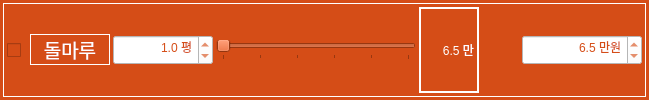
                 <widget class="QFrame" name="frame_116">
                  <property name="minimumSize">
                   <size>
                    <width>0</width>
                    <height>30</height>
                   </size>
                  </property>
                  <property name="maximumSize">
                   <size>
                    <width>16777215</width>
                    <height>16777215</height>
                   </size>
                  </property>
                  <property name="font">
                   <font>
                    <family>나눔고딕 ExtraBold</family>
                    <pointsize>9</pointsize>
                    <weight>9</weight>
                    <italic>false</italic>
                    <bold>false</bold>
                   </font>
                  </property>
                  <property name="styleSheet">
                   <string notr="true">background-color: rgb(213, 77, 23);
font: 75 9pt &quot;나눔고딕 ExtraBold&quot;;</string>
                  </property>
                  <layout class="QHBoxLayout" name="horizontalLayout_263">
                   <property name="leftMargin">
                    <number>3</number>
                   </property>
                   <property name="topMargin">
                    <number>3</number>
                   </property>
                   <property name="rightMargin">
                    <number>3</number>
                   </property>
                   <property name="bottomMargin">
                    <number>3</number>
                   </property>
                   <item>
                    <widget class="QFrame" name="horizontalFrame_18">
                     <property name="styleSheet">
                      <string notr="true">color: rgb(255, 255, 255);</string>
                     </property>
                     <property name="frameShape">
                      <enum>QFrame::Box</enum>
                     </property>
                     <layout class="QHBoxLayout" name="horizontalLayout_90">
                      <property name="spacing">
                       <number>3</number>
                      </property>
                      <property name="leftMargin">
                       <number>3</number>
                      </property>
                      <property name="topMargin">
                       <number>3</number>
                      </property>
                      <property name="rightMargin">
                       <number>3</number>
                      </property>
                      <property name="bottomMargin">
                       <number>3</number>
                      </property>
                      <item>
                       <widget class="QCheckBox" name="checkBox_floor_spc">
                        <property name="enabled">
                         <bool>true</bool>
                        </property>
                        <property name="minimumSize">
                         <size>
                          <width>20</width>
                          <height>30</height>
                         </size>
                        </property>
                        <property name="maximumSize">
                         <size>
                          <width>16777215</width>
                          <height>16777215</height>
                         </size>
                        </property>
                        <property name="styleSheet">
                         <string notr="true">color: rgb(255, 255, 255);</string>
                        </property>
                        <property name="text">
                         <string/>
                        </property>
                        <property name="checked">
                         <bool>false</bool>
                        </property>
                        <property name="tristate">
                         <bool>false</bool>
                        </property>
                       </widget>
                      </item>
                      <item>
                       <widget class="QLabel" name="label_28">
                        <property name="sizePolicy">
                         <sizepolicy hsizetype="Preferred" vsizetype="Fixed">
                          <horstretch>0</horstretch>
                          <verstretch>0</verstretch>
                         </sizepolicy>
                        </property>
                        <property name="minimumSize">
                         <size>
                          <width>80</width>
                          <height>30</height>
                         </size>
                        </property>
                        <property name="maximumSize">
                         <size>
                          <width>80</width>
                          <height>16777215</height>
                         </size>
                        </property>
                        <property name="font">
                         <font>
                          <family>구름 산스 500</family>
                          <pointsize>14</pointsize>
                          <weight>50</weight>
                          <italic>false</italic>
                          <bold>false</bold>
                         </font>
                        </property>
                        <property name="styleSheet">
                         <string notr="true">background-color: rgb(213, 77, 23);
color: rgb(255, 255, 255);
font: 14pt &quot;구름 산스 500&quot;;</string>
                        </property>
                        <property name="frameShape">
                         <enum>QFrame::Box</enum>
                        </property>
                        <property name="text">
                         <string>돌마루</string>
                        </property>
                        <property name="alignment">
                         <set>Qt::AlignCenter</set>
                        </property>
                       </widget>
                      </item>
                      <item>
                       <widget class="QDoubleSpinBox" name="doubleSpinBox_floor_area_spc">
                        <property name="minimumSize">
                         <size>
                          <width>100</width>
                          <height>30</height>
                         </size>
                        </property>
                        <property name="styleSheet">
                         <string notr="true">background-color: rgb(255, 255, 255);
color: rgb(213, 77, 23);
font: 12pt &quot;구름 산스 500&quot;;</string>
                        </property>
                        <property name="alignment">
                         <set>Qt::AlignRight|Qt::AlignTrailing|Qt::AlignVCenter</set>
                        </property>
                        <property name="prefix">
                         <string/>
                        </property>
                        <property name="suffix">
                         <string> 평</string>
                        </property>
                        <property name="decimals">
                         <number>1</number>
                        </property>
                        <property name="minimum">
                         <double>0.100000000000000</double>
                        </property>
                        <property name="maximum">
                         <double>100.000000000000000</double>
                        </property>
                        <property name="singleStep">
                         <double>0.200000000000000</double>
                        </property>
                        <property name="value">
                         <double>1.000000000000000</double>
                        </property>
                       </widget>
                      </item>
                      <item>
                       <widget class="QSlider" name="horizontalSlider_floor_spc">
                        <property name="minimumSize">
                         <size>
                          <width>200</width>
                          <height>0</height>
                         </size>
                        </property>
                        <property name="maximumSize">
                         <size>
                          <width>200</width>
                          <height>16777215</height>
                         </size>
                        </property>
                        <property name="minimum">
                         <number>65</number>
                        </property>
                        <property name="maximum">
                         <number>70</number>
                        </property>
                        <property name="singleStep">
                         <number>1</number>
                        </property>
                        <property name="pageStep">
                         <number>1</number>
                        </property>
                        <property name="value">
                         <number>65</number>
                        </property>
                        <property name="orientation">
                         <enum>Qt::Horizontal</enum>
                        </property>
                        <property name="invertedAppearance">
                         <bool>false</bool>
                        </property>
                        <property name="invertedControls">
                         <bool>false</bool>
                        </property>
                        <property name="tickPosition">
                         <enum>QSlider::TicksBelow</enum>
                        </property>
                       </widget>
                      </item>
                      <item>
                       <widget class="QLabel" name="label_floor_spc">
                        <property name="minimumSize">
                         <size>
                          <width>60</width>
                          <height>0</height>
                         </size>
                        </property>
                        <property name="styleSheet">
                         <string notr="true">font: 12pt &quot;구름 산스 500&quot;;</string>
                        </property>
                        <property name="frameShape">
                         <enum>QFrame::WinPanel</enum>
                        </property>
                        <property name="text">
                         <string>6.5 만</string>
                        </property>
                        <property name="alignment">
                         <set>Qt::AlignRight|Qt::AlignTrailing|Qt::AlignVCenter</set>
                        </property>
                       </widget>
                      </item>
                      <item>
                       <spacer name="horizontalSpacer_25">
                        <property name="orientation">
                         <enum>Qt::Horizontal</enum>
                        </property>
                        <property name="sizeType">
                         <enum>QSizePolicy::Expanding</enum>
                        </property>
                        <property name="sizeHint" stdset="0">
                         <size>
                          <width>40</width>
                          <height>20</height>
                         </size>
                        </property>
                       </spacer>
                      </item>
                      <item>
                       <widget class="QDoubleSpinBox" name="doubleSpinBox_floor_cost_spc">
                        <property name="minimumSize">
                         <size>
                          <width>120</width>
                          <height>30</height>
                         </size>
                        </property>
                        <property name="styleSheet">
                         <string notr="true">background-color: rgb(255, 255, 255);
color: rgb(213, 77, 23);
font: 12pt &quot;구름 산스 500&quot;;</string>
                        </property>
                        <property name="alignment">
                         <set>Qt::AlignRight|Qt::AlignTrailing|Qt::AlignVCenter</set>
                        </property>
                        <property name="prefix">
                         <string/>
                        </property>
                        <property name="suffix">
                         <string> 만원</string>
                        </property>
                        <property name="decimals">
                         <number>1</number>
                        </property>
                        <property name="minimum">
                         <double>1.000000000000000</double>
                        </property>
                        <property name="maximum">
                         <double>1500.000000000000000</double>
                        </property>
                        <property name="singleStep">
                         <double>10.000000000000000</double>
                        </property>
                        <property name="value">
                         <double>6.500000000000000</double>
                        </property>
                       </widget>
                      </item>
                     </layout>
                    </widget>
                   </item>
                  </layout>
                 </widget>
